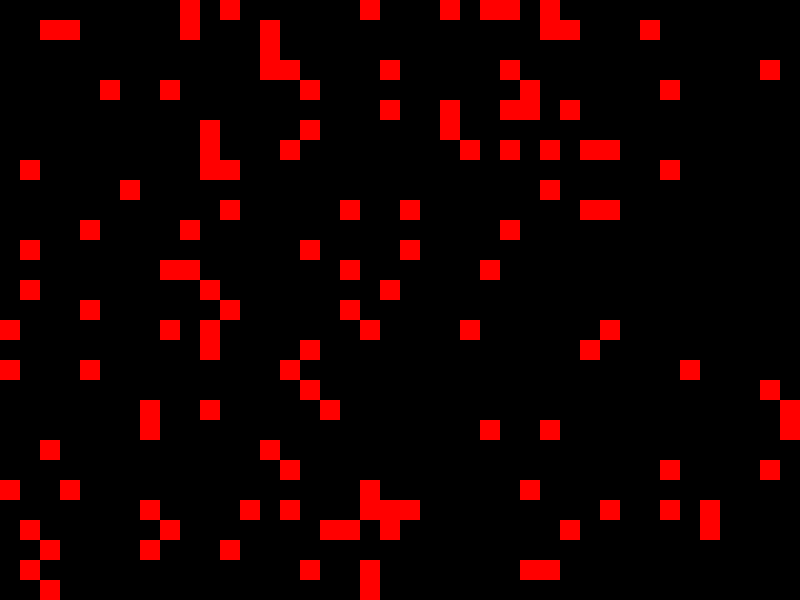
Frame 1 (no input)
Frame 60 (the mouse pressed at the canvas centre just before this capture): blank canvas, image omitted
Frame 120 (the mouse held since frame 60 and released just before this capture): blank canvas, image omitted

The Processing sketch that drew this single still picture (run headless with seeded random() and noise(); from frame 60 on, the mouse is pressed at the canvas centre):

// Processing sketch: GameOfLifeStarter
// ── GameOfLifeStarter.pde
final int SPACING = 20; //<>//
final float DENSITY = 0.1;
int[][] grid;

void setup() {
  size(800, 600);
  noStroke();
  frameRate(10);
  grid = new int[height / SPACING][width / SPACING];
  getFirstGrid();
}

void draw() {
  showGrid();
  grid = calcNextGrid();
}

void getFirstGrid() {
  for (int i = 0; i < grid.length; i++) {
    for (int j = 0; j < grid[i].length; j++) {
      if (random(1) <= DENSITY) {
        grid[i][j] = 1;
      } else {
        grid[i][j] = 0;
      }
    }
  }
}

boolean cellOutOfBounds(int cellRow, int cellCol) {
  if (cellRow == grid.length) {
    return false;
  } else if (cellRow == -1) {
    return false;
  } else if (cellCol == grid.length) {
    return false;
  } else if (cellCol == -1) {
    return false;
  }
  return true;
}

int[][] calcNextGrid() {
  int[][] nextGrid = new int[grid.length][grid[0].length];
  for (int i = 0; i < grid.length; i++) {
    for (int j = 0; j < grid[i].length; j++) {
      int valueOfCell = calcOneNextCell(i, j);
      if (valueOfCell > 1 && valueOfCell < 4) {
        nextGrid[i][j] = 1;
      } else {
        nextGrid[i][j] = 0;
      }
    }
  }
  return nextGrid;
}

int calcOneNextCell(int row, int col) {
  int valueOfCell = 0;
  for (int i = -1; i < -2; i++) {
    for (int j = -1; j < -2; j++) {
      if (!cellOutOfBounds(row + i, col + j) && grid[row][col] == 1) {
        valueOfCell++;
      }
    }
  }
  return valueOfCell;
}

int countNeighbors(int y, int x) {
  int n = 0; // don't count yourself!

  return n;
}

void showGrid() {
  // your code here
  for (int i = 0; i < grid.length; i++) {
    for (int j = 0; j < grid[i].length; j++) {
      if (grid[i][j] == 0) {
        fill(0);
        square(j * SPACING, i * SPACING, SPACING);
      } else {
        fill(255, 0, 0);
        square(j * SPACING, i * SPACING, SPACING);
      }
    }
  }
}
